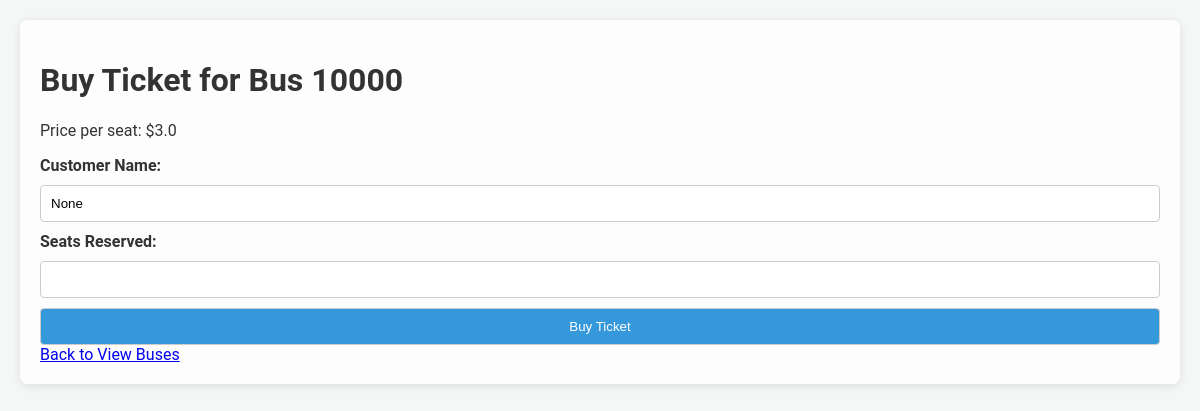
The page /buy_ticket/5 (signed in) on the database as committed earlier.
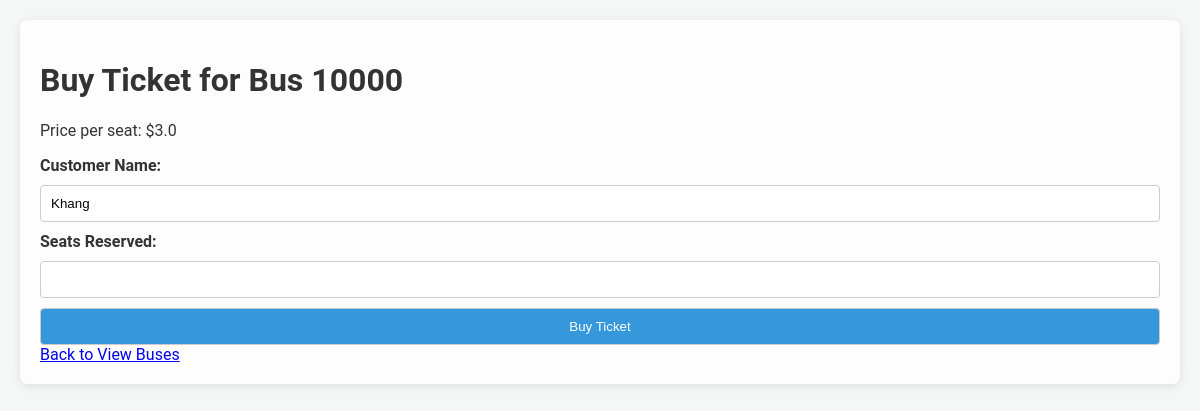
The same page on the database as committed later.
### tables this page shows
CREATE TABLE users (
            id INTEGER PRIMARY KEY,
            username TEXT NOT NULL UNIQUE,
            password_hash TEXT NOT NULL
        , email TEXT, phone_number TEXT, gender TEXT, balance REAL DEFAULT 0.0, name TEXT);

### app.py (the view, shortened to what this page needs)
@app.route('/buy_ticket/<int:bus_id>', methods=['GET', 'POST'])
def buy_ticket(bus_id):
    user_id = session.get('user_id')
    if not user_id:
        flash('You need to log in to buy a ticket.')
        return redirect(url_for('login'))
    user = get_user_by_id(user_id)
    if user is None:
        flash('User not found.')
        return redirect(url_for('login'))
    bus = get_bus(bus_id)
    if bus is None:
        flash('Bus not found.')
        return redirect(url_for('view_buses_route'))
    return render_template('buy_ticket.html', bus=bus, user=user)

### database.py (called while the page is built)
def get_user_by_id(user_id):
    conn = sqlite3.connect('bus_reservation.db')
    cursor = conn.cursor()
    cursor.execute('SELECT * FROM users WHERE id = ?', (user_id,))
    user = cursor.fetchone()
    conn.close()
    return user

def get_bus(bus_id):
    conn = sqlite3.connect('bus_reservation.db')
    cursor = conn.cursor()
    cursor.execute('SELECT * FROM buses WHERE id = ?', (bus_id,))
    bus = cursor.fetchone()
    conn.close()
    return bus

### templates/buy_ticket.html (shortened to what this page needs)
<!DOCTYPE html>
<html lang="en">
<head>
    <link rel="stylesheet" type="text/css" href="{{ url_for('static', filename='styles.css') }}">
</head>
<body>
    <div class="container">
        <h1>Buy Ticket for Bus {{ bus[1] }}</h1>
        <p>Price per seat: ${{ bus[6] }}</p>
        <form action="{{ url_for('buy_ticket', bus_id=bus[0]) }}" method="POST">
            <label for="customer_name">Customer Name:</label>
            <input type="text" id="customer_name" name="customer_name" value="{{ user[7] }}" required>
            <label for="seats_reserved">Seats Reserved:</label>
            <input type="number" id="seats_reserved" name="seats_reserved" required>
            <button type="submit">Buy Ticket</button>
        </form>
        <a href="{{ url_for('view_buses_route') }}">Back to View Buses</a>
    </div>
</body>
</html>

Rows that differ between the two databases and show on the page:
now on this page (row edited): users: customer_name "Khang"
Other text that changed with them:
form field customer_name: "None" → (not shown)
